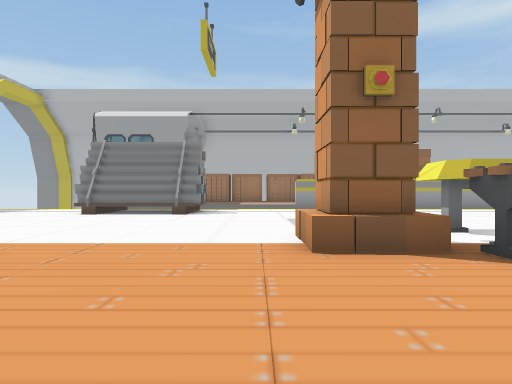
View 1 (above)

22 first-person views from a walk through a scene from a Unity 3-D project. The camera is 0.59 m above the floor, looks level and sees 75° across. The floor is counted in squares, 1 m on a side. Each view is taken from the middle of a square. On the plan, view 1 faces up. The plan holds only what a view shows up to about 9 squares ahead; the rest is blank. The place goes on beyond the plan. The player is left out. Some animated figures are left out.

View 2
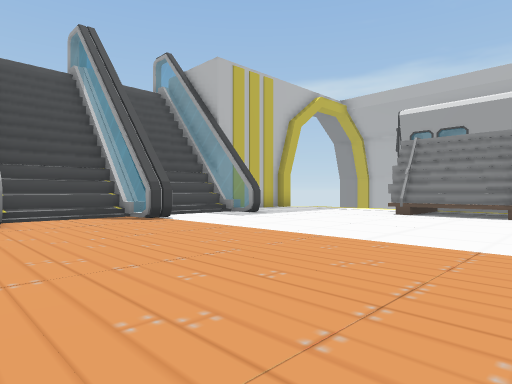

View 3
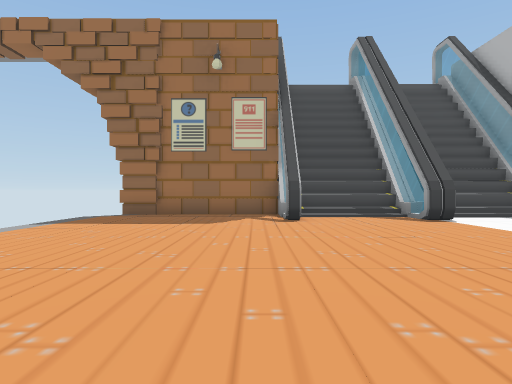

View 4
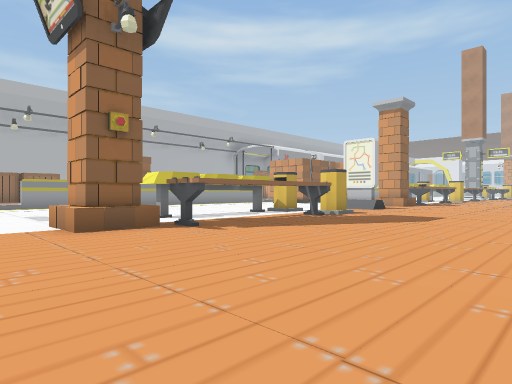

View 5
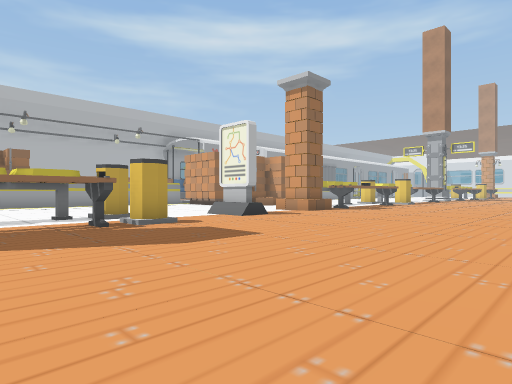

View 6
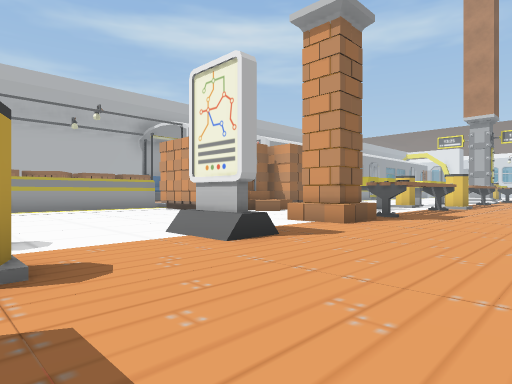

View 7
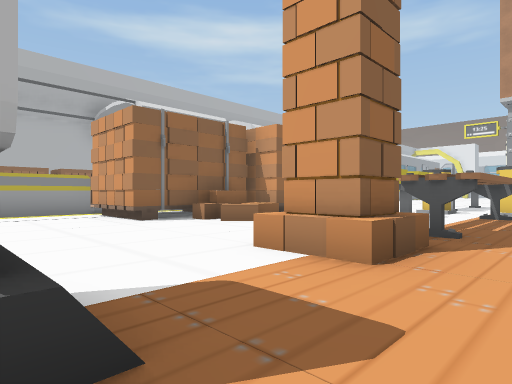

View 8
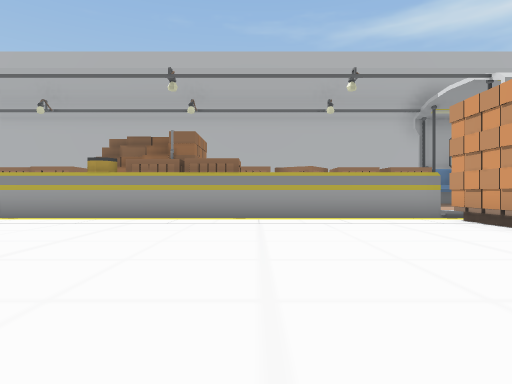

View 9
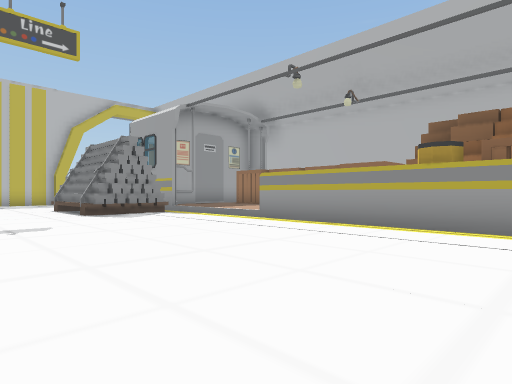

View 10
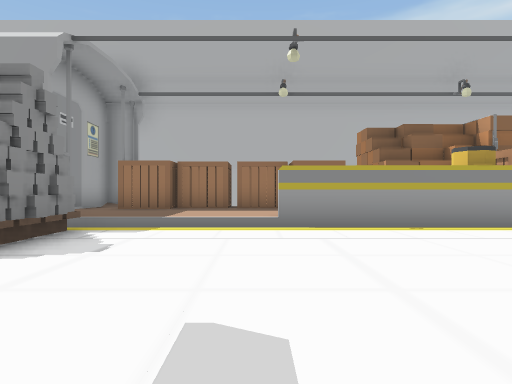

View 11
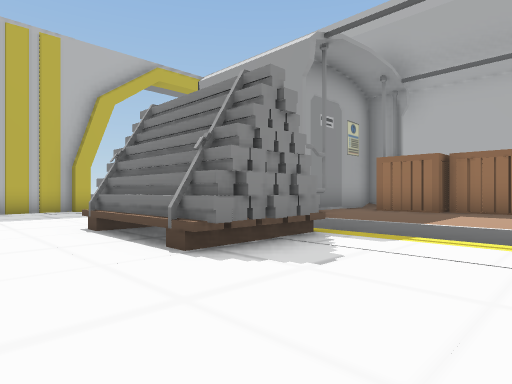

View 12
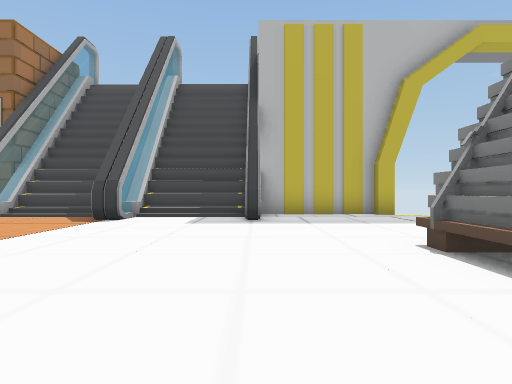

View 13
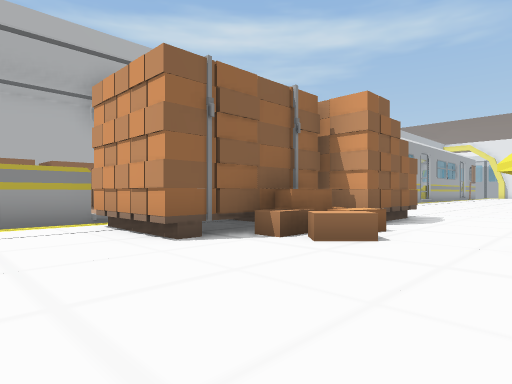

View 14
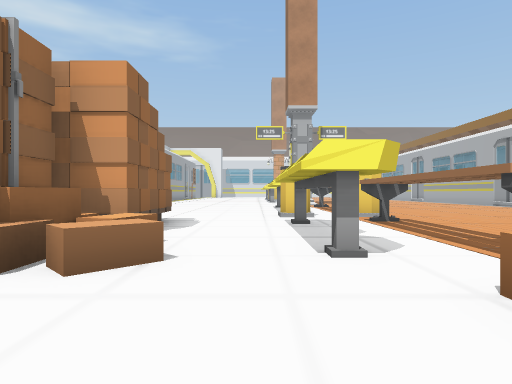

View 15
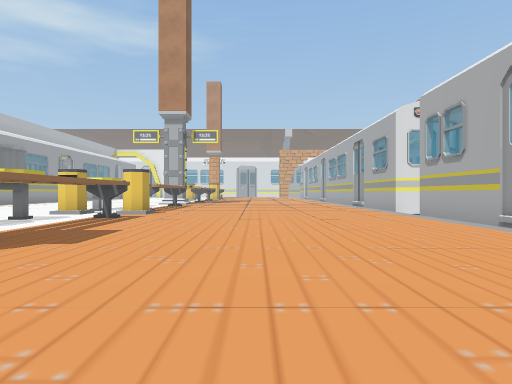

View 16
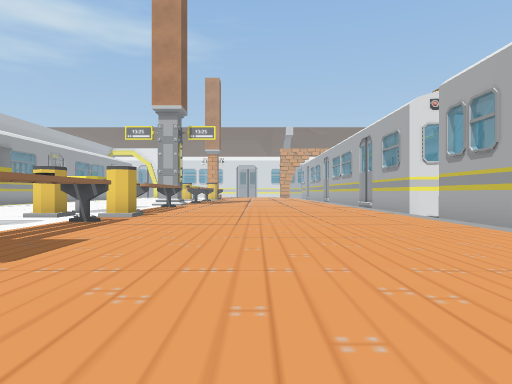

View 17
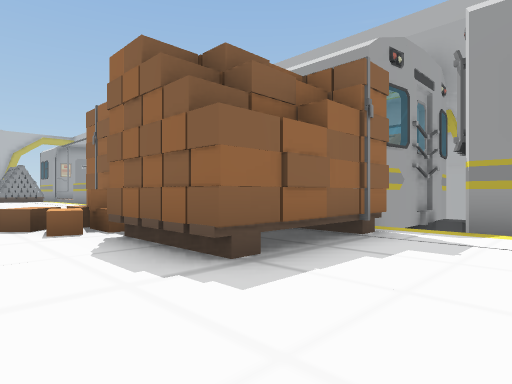

View 18
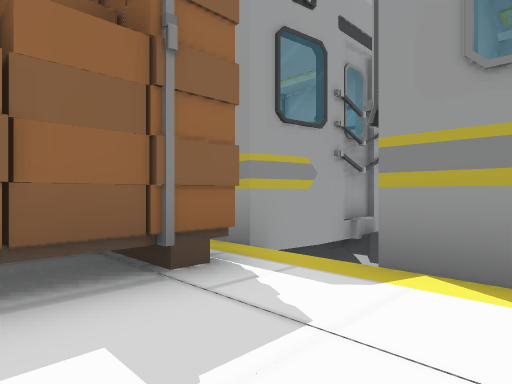

View 19
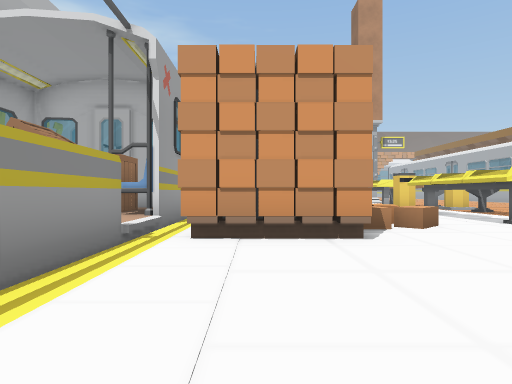

View 20
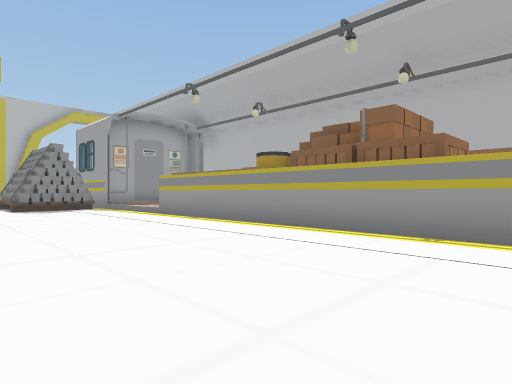

View 21
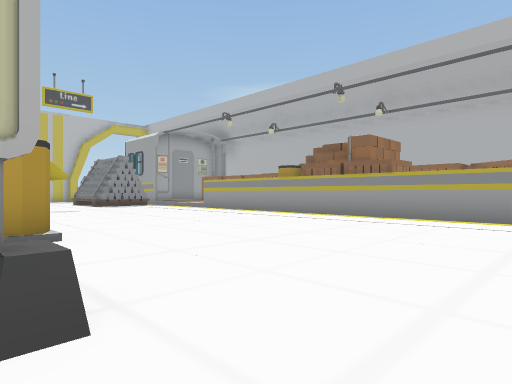

View 22
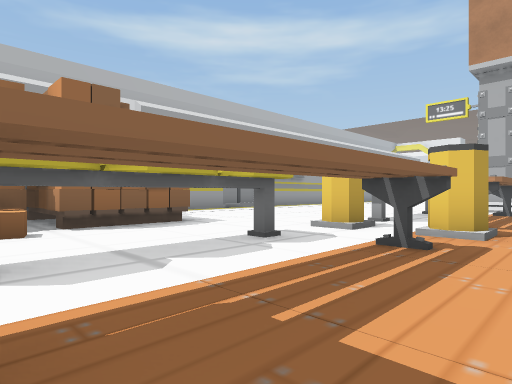

### Floor plan
Key: @ floor where view 1 was taken; # wall or solid block; . main floor; : floor 0.05 m higher than the main floor; + floor 0.15 m higher than the main floor; / step, stairs or slope; = window, fence, low wall or low ledge; v drop or lower ground; B block; E bench; C column; I bin; O other object.
Columns run from 10 left of view 1 to 21 right of it. Each row starts with its distance up from view 1.
 16         OOOO            O   #
 15       ##OOOOOOOOOOOOOOOOOOOO#
 14       #+O+++OOOOOO+O O    OO#
 13       ##++++   IOOOO      OO#
 12         vvvv###I########  ### ##
 11         B..............O    O...
 10 #....BBBB..............OO OOOO..
  9 #....BBBB..............OOOOOOO..
  8 #........................OOOOO..
  7 #=#......................OO.....
  6 =/..............................
  5 =/...........EEEEI.......EEEE.I.
  4 #=#........CC.......#..CCEEEE...
  3 #:.........CCEEEEI.....C.EEEEEIE
  2 #:..............................
  1 #=#.............................
  0 #.........@.....................
 -1 #...............................
 -2 #....... .......................
 -3 #......       .....     .......
 -4 #

Positions as (right, up) in squares from view 1, and headings:
1: (0, 0), facing up
2: (-1, 0), facing up-left
3: (-1, 0), facing left
4: (-1, -2), facing up-right
5: (4, -3), facing up-right
6: (7, 0), facing up-right
7: (10, 2), facing up-right
8: (9, 4), facing up
9: (7, 6), facing up-left
10: (1, 6), facing up
11: (1, 7), facing up-left
12: (-1, 7), facing left
13: (11, 5), facing up-right
14: (12, 6), facing right
15: (11, 0), facing right
16: (12, 0), facing right
17: (21, 6), facing up-left
18: (21, 9), facing up-left
19: (9, 10), facing right
20: (10, 7), facing up-left
21: (12, 4), facing up-left
22: (15, 2), facing up-right
